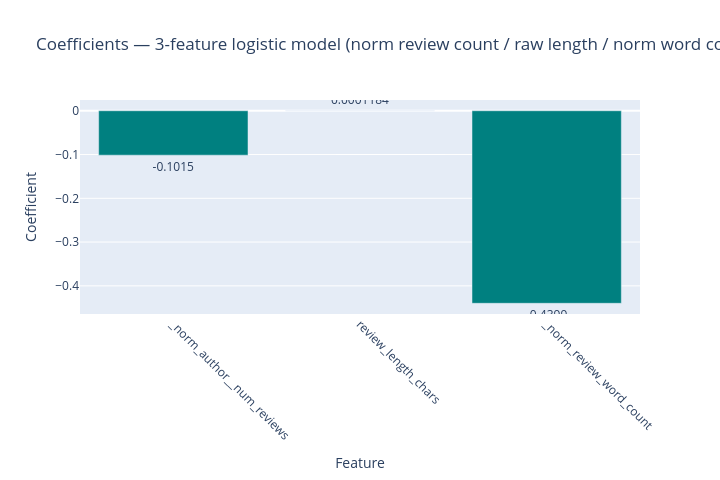

The notebook cell saved with this chart:
### Code cell
import plotly.graph_objects as go

fig = go.Figure(
    data=[
        go.Bar(
            x=training_cols_3,
            y=logreg_3.coef_.ravel(),
            marker_color="teal",
            text=[f"{c:.4g}" for c in logreg_3.coef_.ravel()],
            textposition="outside",
        )
    ]
)
fig.update_layout(
    title="Coefficients — 3-feature logistic model (norm review count / raw length / norm word count)",
    xaxis_title="Feature",
    yaxis_title="Coefficient",
    xaxis_tickangle=45,
    height=480,
    width=720,
    margin=dict(b=120),
)
fig.show()

### Figure 1 — Plotly figure (JSON) as saved in the notebook; plotly's stock layout.template omitted (floating-point values rounded to 4 significant figures)
{"data": [{"marker": {"color": "teal"}, "text": ["-0.1015", "0.0001184", "-0.4399"], "textposition": "outside", "type": "bar", "x": ["_norm_author__num_reviews", "review_length_chars", "_norm_review_word_count"], "y": [-0.1015, 0.0001184, -0.4399]}], "layout": {"height": 480, "margin": {"b": 120}, "title": {"text": "Coefficients — 3-feature logistic model (norm review count / raw length / norm word count)"}, "width": 720, "xaxis": {"tickangle": 45, "title": {"text": "Feature"}}, "yaxis": {"title": {"text": "Coefficient"}}}}
